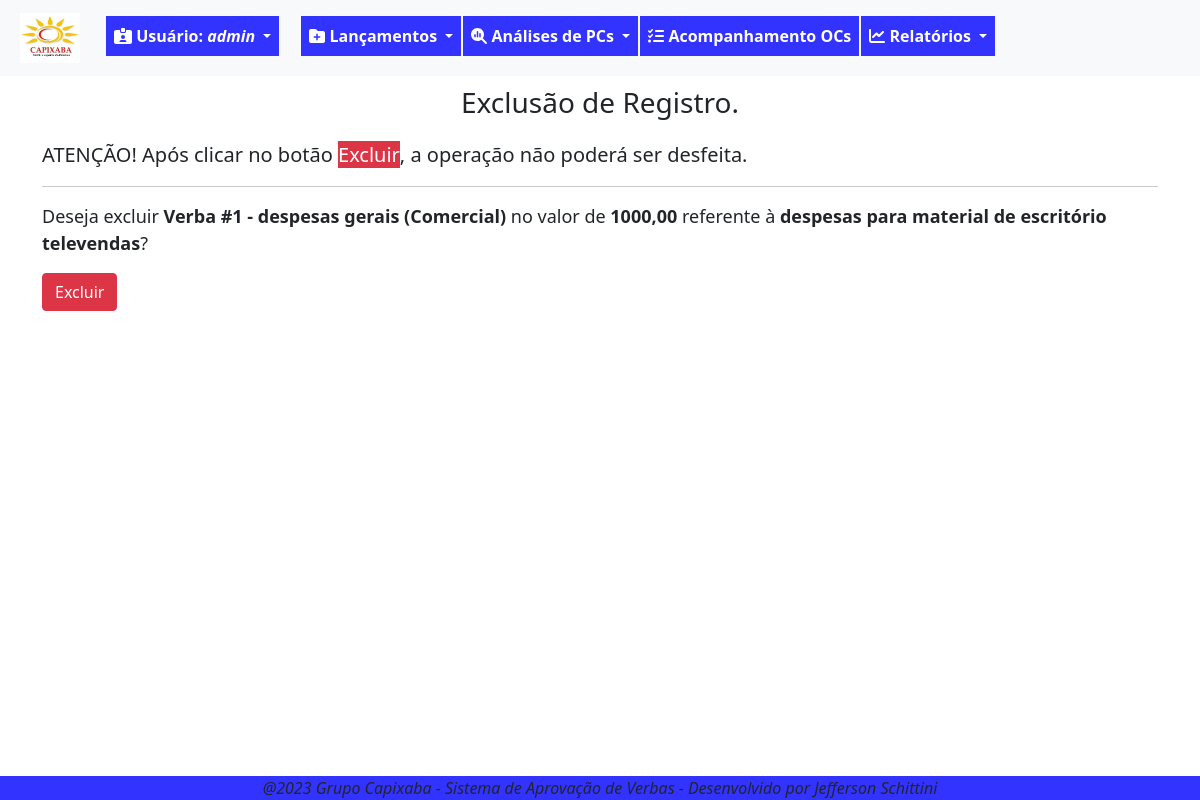
The page /verbas/excluir/1/ (signed in) on the database as committed earlier.
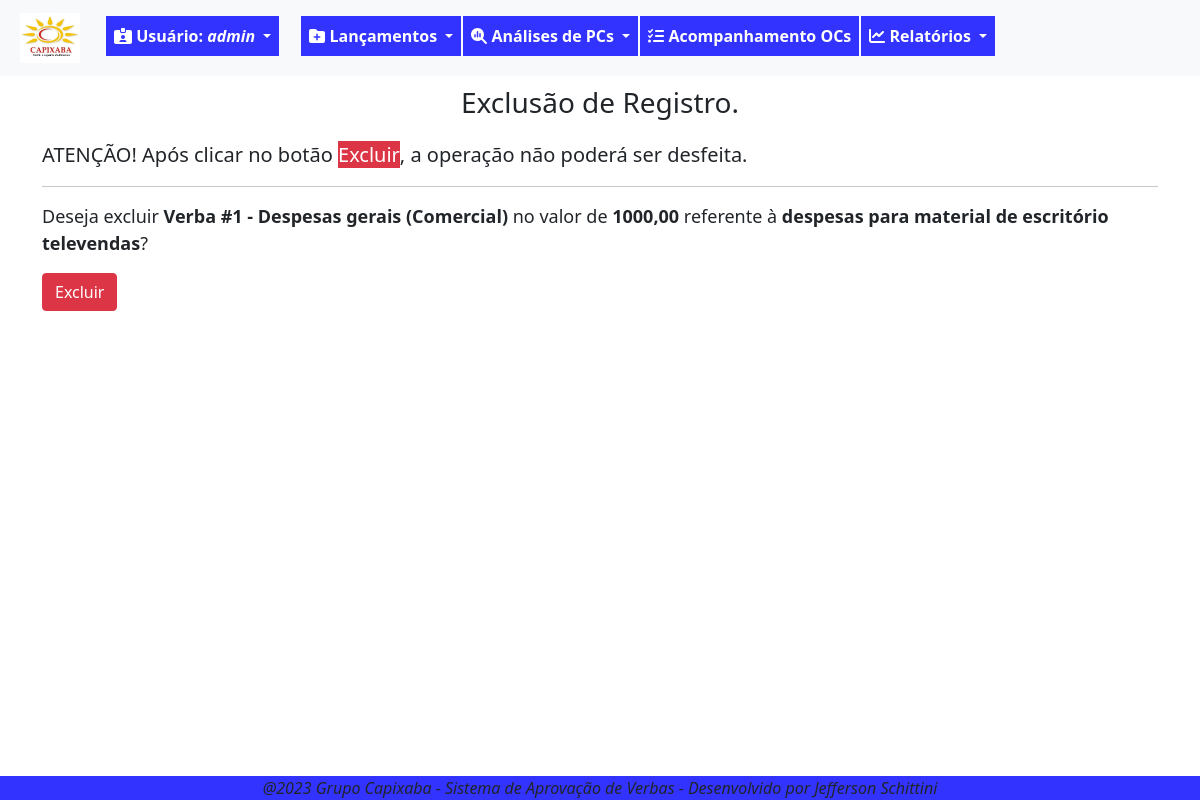
The same page on the database as committed later.
### fluxo/models.py (models this page shows)
class Verba(models.Model):
    data_verba = models.DateTimeField(verbose_name='Data Lançamento', default=timezone.now)
    valor_verba = models.DecimalField(verbose_name='Valor da Verba', max_digits=9, decimal_places=2)
    setor_verba = models.ForeignKey(Setor, on_delete=models.PROTECT, verbose_name='Setor')
    desc_verba = models.CharField(verbose_name='Descrição', max_length=200)
    motivo_verba = models.TextField(verbose_name='Motivo', max_length=1000, blank=True, null=True)
    def __str__(self):
        return "Verba #{} - {} ({})".format(str(self.id),self.desc_verba, self.setor_verba)

class Setor(models.Model):
    setor_desc = models.CharField(verbose_name='Setor', max_length=100, unique=True)
    def __str__(self):
        return self.setor_desc

### fluxo/views.py (the view)
# urls.py: path('verbas/excluir/<int:pk>/', VerbaDelete.as_view(), name='excl-verbas'),
class VerbaDelete(GroupRequiredMixin, LoginRequiredMixin,DeleteView):
    login_url = reverse_lazy('login')
    group_required = u'Aprovador'
    model = Verba
    template_name = 'fluxo/form-excl.html'
    success_url = reverse_lazy('lista-verbas')

### fluxo/templates/fluxo/form-excl.html (shortened to what this page needs)
{% extends 'paginas/base.html' %}
{% load static %}
{% block info_tela %}
    <h3 style="margin-top: 10px; text-align: center;">Exclusão de Registro.</h3>
{% endblock info_tela %}
{% block conteudo %}
    <p style="margin-top: 20px;" class="lead">
        <b>ATENÇÃO!</b> Após clicar no botão <b class="btn-danger">Excluir</b>, a operação não poderá ser desfeita.
    </p>
    <hr>
    <form action="" method="post" enctype="multipart/form-data">
        <p style="font-size: large;">Deseja excluir <strong>{{ object }}</strong> no valor de <b>{{ object.valor_verba }}</b>
            referente à <b>{{ object.motivo_verba }}</b>?
        </p>
        <button type="submit" class="btn btn-danger">Excluir</button>
    </form>
{% endblock conteudo %}

Rows that differ between the two databases and show on the page:
changed Verba "despesas para material de escritório televendas": id+desc_verba+setor_verba "Verba #1 - despesas gerais (Comercial)" → "Verba #1 - Despesas gerais (Comercial)"
